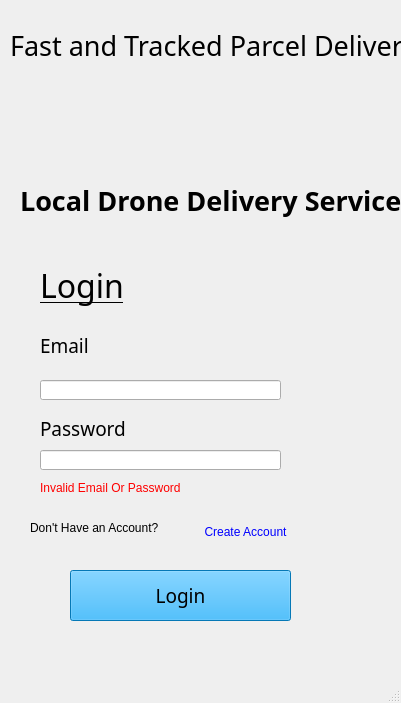
<?xml version="1.0" encoding="UTF-8"?>
<ui version="4.0">
 <class>MainWindow</class>
 <widget class="QMainWindow" name="MainWindow">
  <property name="geometry">
   <rect>
    <x>0</x>
    <y>0</y>
    <width>401</width>
    <height>703</height>
   </rect>
  </property>
  <property name="windowTitle">
   <string>MainWindow</string>
  </property>
  <property name="autoFillBackground">
   <bool>false</bool>
  </property>
  <property name="styleSheet">
   <string notr="true"/>
  </property>
  <widget class="QWidget" name="centralwidget">
   <property name="styleSheet">
    <string notr="true"/>
   </property>
   <widget class="QPushButton" name="loginButton">
    <property name="geometry">
     <rect>
      <x>70</x>
      <y>570</y>
      <width>221</width>
      <height>51</height>
     </rect>
    </property>
    <property name="palette">
     <palette>
      <active>
       <colorrole role="WindowText">
        <brush brushstyle="SolidPattern">
         <color alpha="255">
          <red>0</red>
          <green>0</green>
          <blue>0</blue>
         </color>
        </brush>
       </colorrole>
       <colorrole role="Button">
        <brush brushstyle="SolidPattern">
         <color alpha="255">
          <red>7</red>
          <green>168</green>
          <blue>255</blue>
         </color>
        </brush>
       </colorrole>
       <colorrole role="Light">
        <brush brushstyle="SolidPattern">
         <color alpha="255">
          <red>135</red>
          <green>213</green>
          <blue>255</blue>
         </color>
        </brush>
       </colorrole>
       <colorrole role="Midlight">
        <brush brushstyle="SolidPattern">
         <color alpha="255">
          <red>71</red>
          <green>190</green>
          <blue>255</blue>
         </color>
        </brush>
       </colorrole>
       <colorrole role="Dark">
        <brush brushstyle="SolidPattern">
         <color alpha="255">
          <red>3</red>
          <green>84</green>
          <blue>127</blue>
         </color>
        </brush>
       </colorrole>
       <colorrole role="Mid">
        <brush brushstyle="SolidPattern">
         <color alpha="255">
          <red>4</red>
          <green>112</green>
          <blue>170</blue>
         </color>
        </brush>
       </colorrole>
       <colorrole role="Text">
        <brush brushstyle="SolidPattern">
         <color alpha="255">
          <red>0</red>
          <green>0</green>
          <blue>0</blue>
         </color>
        </brush>
       </colorrole>
       <colorrole role="BrightText">
        <brush brushstyle="SolidPattern">
         <color alpha="255">
          <red>255</red>
          <green>255</green>
          <blue>255</blue>
         </color>
        </brush>
       </colorrole>
       <colorrole role="ButtonText">
        <brush brushstyle="SolidPattern">
         <color alpha="255">
          <red>0</red>
          <green>0</green>
          <blue>0</blue>
         </color>
        </brush>
       </colorrole>
       <colorrole role="Base">
        <brush brushstyle="SolidPattern">
         <color alpha="255">
          <red>255</red>
          <green>255</green>
          <blue>255</blue>
         </color>
        </brush>
       </colorrole>
       <colorrole role="Window">
        <brush brushstyle="SolidPattern">
         <color alpha="255">
          <red>7</red>
          <green>168</green>
          <blue>255</blue>
         </color>
        </brush>
       </colorrole>
       <colorrole role="Shadow">
        <brush brushstyle="SolidPattern">
         <color alpha="255">
          <red>0</red>
          <green>0</green>
          <blue>0</blue>
         </color>
        </brush>
       </colorrole>
       <colorrole role="AlternateBase">
        <brush brushstyle="SolidPattern">
         <color alpha="255">
          <red>131</red>
          <green>211</green>
          <blue>255</blue>
         </color>
        </brush>
       </colorrole>
       <colorrole role="ToolTipBase">
        <brush brushstyle="SolidPattern">
         <color alpha="255">
          <red>255</red>
          <green>255</green>
          <blue>220</blue>
         </color>
        </brush>
       </colorrole>
       <colorrole role="ToolTipText">
        <brush brushstyle="SolidPattern">
         <color alpha="255">
          <red>0</red>
          <green>0</green>
          <blue>0</blue>
         </color>
        </brush>
       </colorrole>
      </active>
      <inactive>
       <colorrole role="WindowText">
        <brush brushstyle="SolidPattern">
         <color alpha="255">
          <red>0</red>
          <green>0</green>
          <blue>0</blue>
         </color>
        </brush>
       </colorrole>
       <colorrole role="Button">
        <brush brushstyle="SolidPattern">
         <color alpha="255">
          <red>7</red>
          <green>168</green>
          <blue>255</blue>
         </color>
        </brush>
       </colorrole>
       <colorrole role="Light">
        <brush brushstyle="SolidPattern">
         <color alpha="255">
          <red>135</red>
          <green>213</green>
          <blue>255</blue>
         </color>
        </brush>
       </colorrole>
       <colorrole role="Midlight">
        <brush brushstyle="SolidPattern">
         <color alpha="255">
          <red>71</red>
          <green>190</green>
          <blue>255</blue>
         </color>
        </brush>
       </colorrole>
       <colorrole role="Dark">
        <brush brushstyle="SolidPattern">
         <color alpha="255">
          <red>3</red>
          <green>84</green>
          <blue>127</blue>
         </color>
        </brush>
       </colorrole>
       <colorrole role="Mid">
        <brush brushstyle="SolidPattern">
         <color alpha="255">
          <red>4</red>
          <green>112</green>
          <blue>170</blue>
         </color>
        </brush>
       </colorrole>
       <colorrole role="Text">
        <brush brushstyle="SolidPattern">
         <color alpha="255">
          <red>0</red>
          <green>0</green>
          <blue>0</blue>
         </color>
        </brush>
       </colorrole>
       <colorrole role="BrightText">
        <brush brushstyle="SolidPattern">
         <color alpha="255">
          <red>255</red>
          <green>255</green>
          <blue>255</blue>
         </color>
        </brush>
       </colorrole>
       <colorrole role="ButtonText">
        <brush brushstyle="SolidPattern">
         <color alpha="255">
          <red>0</red>
          <green>0</green>
          <blue>0</blue>
         </color>
        </brush>
       </colorrole>
       <colorrole role="Base">
        <brush brushstyle="SolidPattern">
         <color alpha="255">
          <red>255</red>
          <green>255</green>
          <blue>255</blue>
         </color>
        </brush>
       </colorrole>
       <colorrole role="Window">
        <brush brushstyle="SolidPattern">
         <color alpha="255">
          <red>7</red>
          <green>168</green>
          <blue>255</blue>
         </color>
        </brush>
       </colorrole>
       <colorrole role="Shadow">
        <brush brushstyle="SolidPattern">
         <color alpha="255">
          <red>0</red>
          <green>0</green>
          <blue>0</blue>
         </color>
        </brush>
       </colorrole>
       <colorrole role="AlternateBase">
        <brush brushstyle="SolidPattern">
         <color alpha="255">
          <red>131</red>
          <green>211</green>
          <blue>255</blue>
         </color>
        </brush>
       </colorrole>
       <colorrole role="ToolTipBase">
        <brush brushstyle="SolidPattern">
         <color alpha="255">
          <red>255</red>
          <green>255</green>
          <blue>220</blue>
         </color>
        </brush>
       </colorrole>
       <colorrole role="ToolTipText">
        <brush brushstyle="SolidPattern">
         <color alpha="255">
          <red>0</red>
          <green>0</green>
          <blue>0</blue>
         </color>
        </brush>
       </colorrole>
      </inactive>
      <disabled>
       <colorrole role="WindowText">
        <brush brushstyle="SolidPattern">
         <color alpha="255">
          <red>3</red>
          <green>84</green>
          <blue>127</blue>
         </color>
        </brush>
       </colorrole>
       <colorrole role="Button">
        <brush brushstyle="SolidPattern">
         <color alpha="255">
          <red>7</red>
          <green>168</green>
          <blue>255</blue>
         </color>
        </brush>
       </colorrole>
       <colorrole role="Light">
        <brush brushstyle="SolidPattern">
         <color alpha="255">
          <red>135</red>
          <green>213</green>
          <blue>255</blue>
         </color>
        </brush>
       </colorrole>
       <colorrole role="Midlight">
        <brush brushstyle="SolidPattern">
         <color alpha="255">
          <red>71</red>
          <green>190</green>
          <blue>255</blue>
         </color>
        </brush>
       </colorrole>
       <colorrole role="Dark">
        <brush brushstyle="SolidPattern">
         <color alpha="255">
          <red>3</red>
          <green>84</green>
          <blue>127</blue>
         </color>
        </brush>
       </colorrole>
       <colorrole role="Mid">
        <brush brushstyle="SolidPattern">
         <color alpha="255">
          <red>4</red>
          <green>112</green>
          <blue>170</blue>
         </color>
        </brush>
       </colorrole>
       <colorrole role="Text">
        <brush brushstyle="SolidPattern">
         <color alpha="255">
          <red>3</red>
          <green>84</green>
          <blue>127</blue>
         </color>
        </brush>
       </colorrole>
       <colorrole role="BrightText">
        <brush brushstyle="SolidPattern">
         <color alpha="255">
          <red>255</red>
          <green>255</green>
          <blue>255</blue>
         </color>
        </brush>
       </colorrole>
       <colorrole role="ButtonText">
        <brush brushstyle="SolidPattern">
         <color alpha="255">
          <red>3</red>
          <green>84</green>
          <blue>127</blue>
         </color>
        </brush>
       </colorrole>
       <colorrole role="Base">
        <brush brushstyle="SolidPattern">
         <color alpha="255">
          <red>7</red>
          <green>168</green>
          <blue>255</blue>
         </color>
        </brush>
       </colorrole>
       <colorrole role="Window">
        <brush brushstyle="SolidPattern">
         <color alpha="255">
          <red>7</red>
          <green>168</green>
          <blue>255</blue>
         </color>
        </brush>
       </colorrole>
       <colorrole role="Shadow">
        <brush brushstyle="SolidPattern">
         <color alpha="255">
          <red>0</red>
          <green>0</green>
          <blue>0</blue>
         </color>
        </brush>
       </colorrole>
       <colorrole role="AlternateBase">
        <brush brushstyle="SolidPattern">
         <color alpha="255">
          <red>7</red>
          <green>168</green>
          <blue>255</blue>
         </color>
        </brush>
       </colorrole>
       <colorrole role="ToolTipBase">
        <brush brushstyle="SolidPattern">
         <color alpha="255">
          <red>255</red>
          <green>255</green>
          <blue>220</blue>
         </color>
        </brush>
       </colorrole>
       <colorrole role="ToolTipText">
        <brush brushstyle="SolidPattern">
         <color alpha="255">
          <red>0</red>
          <green>0</green>
          <blue>0</blue>
         </color>
        </brush>
       </colorrole>
      </disabled>
     </palette>
    </property>
    <property name="font">
     <font>
      <family>Segoe UI Semilight</family>
      <pointsize>14</pointsize>
     </font>
    </property>
    <property name="acceptDrops">
     <bool>false</bool>
    </property>
    <property name="autoFillBackground">
     <bool>false</bool>
    </property>
    <property name="text">
     <string>Login</string>
    </property>
   </widget>
   <widget class="QLabel" name="label">
    <property name="geometry">
     <rect>
      <x>40</x>
      <y>320</y>
      <width>181</width>
      <height>51</height>
     </rect>
    </property>
    <property name="font">
     <font>
      <family>Segoe UI Semilight</family>
      <pointsize>14</pointsize>
     </font>
    </property>
    <property name="text">
     <string>Email</string>
    </property>
   </widget>
   <widget class="QLabel" name="label_2">
    <property name="geometry">
     <rect>
      <x>40</x>
      <y>420</y>
      <width>131</width>
      <height>16</height>
     </rect>
    </property>
    <property name="font">
     <font>
      <family>Segoe UI Semilight</family>
      <pointsize>14</pointsize>
     </font>
    </property>
    <property name="text">
     <string>Password</string>
    </property>
   </widget>
   <widget class="QLabel" name="label_3">
    <property name="geometry">
     <rect>
      <x>10</x>
      <y>-10</y>
      <width>451</width>
      <height>111</height>
     </rect>
    </property>
    <property name="font">
     <font>
      <family>Segoe UI Semilight</family>
      <pointsize>20</pointsize>
      <weight>50</weight>
      <bold>false</bold>
     </font>
    </property>
    <property name="text">
     <string>Fast and Tracked Parcel Delivery</string>
    </property>
   </widget>
   <widget class="QLabel" name="label_4">
    <property name="geometry">
     <rect>
      <x>20</x>
      <y>170</y>
      <width>381</width>
      <height>61</height>
     </rect>
    </property>
    <property name="font">
     <font>
      <family>Segoe UI Semibold</family>
      <pointsize>20</pointsize>
      <weight>75</weight>
      <bold>true</bold>
     </font>
    </property>
    <property name="text">
     <string>Local Drone Delivery Service</string>
    </property>
   </widget>
   <widget class="QLineEdit" name="enterPassword">
    <property name="geometry">
     <rect>
      <x>40</x>
      <y>450</y>
      <width>241</width>
      <height>20</height>
     </rect>
    </property>
   </widget>
   <widget class="QLineEdit" name="enterEmail">
    <property name="geometry">
     <rect>
      <x>40</x>
      <y>380</y>
      <width>241</width>
      <height>20</height>
     </rect>
    </property>
   </widget>
   <widget class="QLabel" name="label_5">
    <property name="geometry">
     <rect>
      <x>130</x>
      <y>60</y>
      <width>121</width>
      <height>141</height>
     </rect>
    </property>
    <property name="text">
     <string/>
    </property>
    <property name="pixmap">
     <pixmap>Vector.png</pixmap>
    </property>
   </widget>
   <widget class="QLabel" name="label_6">
    <property name="geometry">
     <rect>
      <x>30</x>
      <y>520</y>
      <width>131</width>
      <height>16</height>
     </rect>
    </property>
    <property name="text">
     <string>Don't Have an Account?</string>
    </property>
   </widget>
   <widget class="QPushButton" name="createAccountButton">
    <property name="geometry">
     <rect>
      <x>200</x>
      <y>520</y>
      <width>91</width>
      <height>23</height>
     </rect>
    </property>
    <property name="styleSheet">
     <string notr="true">color:rgb(0,0,255)</string>
    </property>
    <property name="text">
     <string>Create Account</string>
    </property>
    <property name="flat">
     <bool>true</bool>
    </property>
   </widget>
   <widget class="QLabel" name="label_7">
    <property name="geometry">
     <rect>
      <x>40</x>
      <y>260</y>
      <width>181</width>
      <height>51</height>
     </rect>
    </property>
    <property name="font">
     <font>
      <family>Segoe UI Semilight</family>
      <pointsize>24</pointsize>
      <underline>true</underline>
     </font>
    </property>
    <property name="text">
     <string>Login</string>
    </property>
   </widget>
   <widget class="QLabel" name="invalidEmailOrPassword">
    <property name="geometry">
     <rect>
      <x>40</x>
      <y>480</y>
      <width>161</width>
      <height>16</height>
     </rect>
    </property>
    <property name="styleSheet">
     <string notr="true">color:rgb(255,0,0)</string>
    </property>
    <property name="text">
     <string>Invalid Email Or Password</string>
    </property>
   </widget>
  </widget>
  <widget class="QMenuBar" name="menubar">
   <property name="geometry">
    <rect>
     <x>0</x>
     <y>0</y>
     <width>401</width>
     <height>21</height>
    </rect>
   </property>
  </widget>
  <widget class="QStatusBar" name="statusbar"/>
 </widget>
 <resources/>
 <connections/>
</ui>
